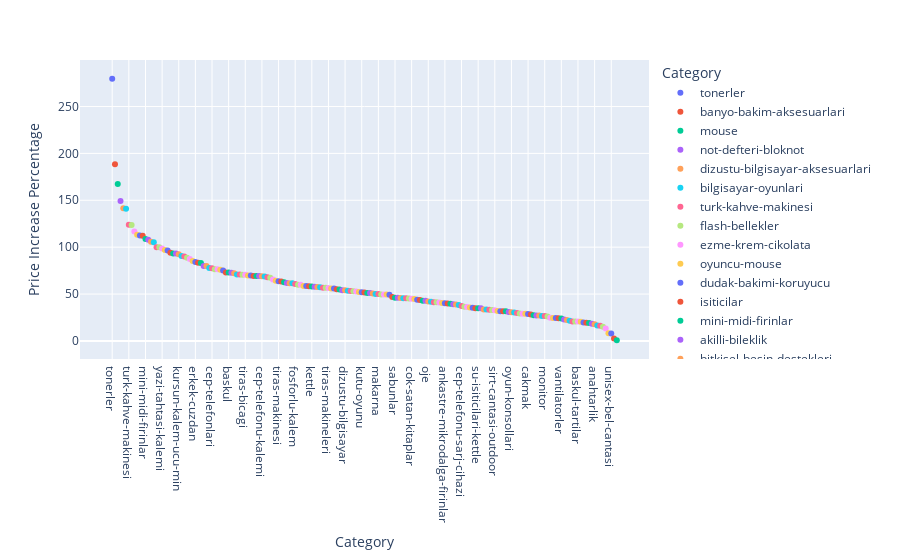

The cell this chart's notebook holds for it:
### Code cell
# Do the same thing with interactive plot
fig = px.scatter(avg_price_increase_by_category, x='Category', y='Price Increase Percentage', color='Category')
fig.show()
